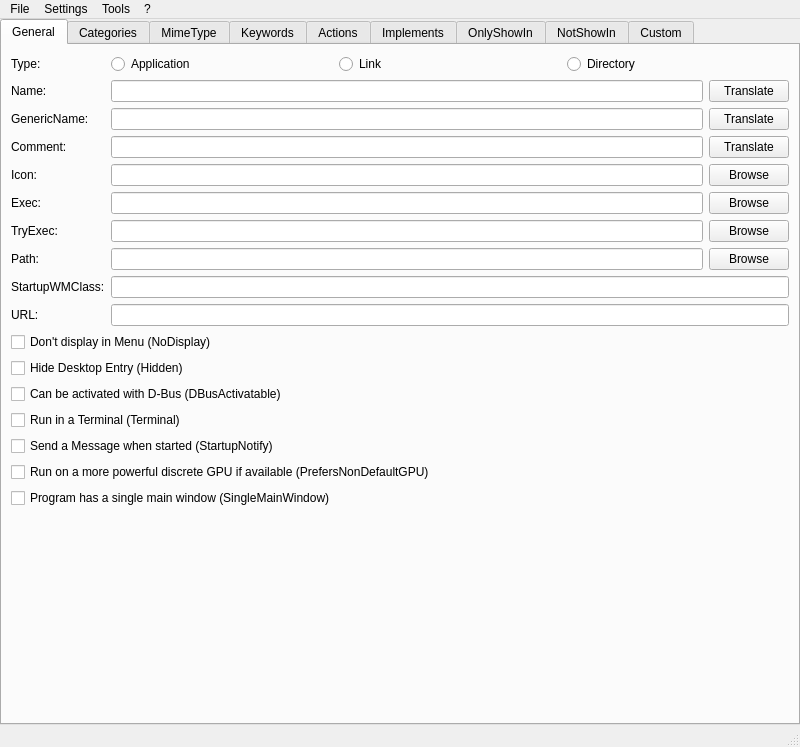
<?xml version="1.0" encoding="UTF-8"?>
<ui version="4.0">
 <class>MainWindow</class>
 <widget class="QMainWindow" name="MainWindow">
  <property name="geometry">
   <rect>
    <x>0</x>
    <y>0</y>
    <width>800</width>
    <height>747</height>
   </rect>
  </property>
  <property name="windowTitle">
   <string notr="true">MainWindow</string>
  </property>
  <widget class="QWidget" name="centralwidget">
   <layout class="QVBoxLayout" name="verticalLayout">
    <property name="spacing">
     <number>0</number>
    </property>
    <property name="leftMargin">
     <number>0</number>
    </property>
    <property name="topMargin">
     <number>0</number>
    </property>
    <property name="rightMargin">
     <number>0</number>
    </property>
    <property name="bottomMargin">
     <number>0</number>
    </property>
    <item>
     <widget class="QTabWidget" name="main_tab_widget">
      <property name="currentIndex">
       <number>0</number>
      </property>
      <widget class="QWidget" name="general_tab">
       <attribute name="title">
        <string>General</string>
       </attribute>
       <layout class="QFormLayout" name="formLayout">
        <item row="0" column="0">
         <widget class="QLabel" name="label">
          <property name="text">
           <string>Type:</string>
          </property>
         </widget>
        </item>
        <item row="2" column="0">
         <widget class="QLabel" name="label_2">
          <property name="text">
           <string>Name:</string>
          </property>
         </widget>
        </item>
        <item row="4" column="0">
         <widget class="QLabel" name="label_3">
          <property name="text">
           <string>GenericName:</string>
          </property>
         </widget>
        </item>
        <item row="6" column="0">
         <widget class="QLabel" name="label_4">
          <property name="text">
           <string>Comment:</string>
          </property>
         </widget>
        </item>
        <item row="8" column="0">
         <widget class="QLabel" name="label_5">
          <property name="text">
           <string>Icon:</string>
          </property>
         </widget>
        </item>
        <item row="10" column="0">
         <widget class="QLabel" name="label_6">
          <property name="text">
           <string>Exec:</string>
          </property>
         </widget>
        </item>
        <item row="10" column="1">
         <layout class="QHBoxLayout" name="horizontalLayout_10">
          <item>
           <widget class="QLineEdit" name="exec_edit"/>
          </item>
          <item>
           <widget class="QPushButton" name="browse_exec_button">
            <property name="text">
             <string>Browse</string>
            </property>
           </widget>
          </item>
         </layout>
        </item>
        <item row="11" column="0">
         <widget class="QLabel" name="label_7">
          <property name="text">
           <string>TryExec:</string>
          </property>
         </widget>
        </item>
        <item row="11" column="1">
         <layout class="QHBoxLayout" name="horizontalLayout_11">
          <item>
           <widget class="QLineEdit" name="try_exec_edit"/>
          </item>
          <item>
           <widget class="QPushButton" name="browse_try_exec_button">
            <property name="text">
             <string>Browse</string>
            </property>
           </widget>
          </item>
         </layout>
        </item>
        <item row="12" column="0">
         <widget class="QLabel" name="label_8">
          <property name="text">
           <string>Path:</string>
          </property>
         </widget>
        </item>
        <item row="12" column="1">
         <layout class="QHBoxLayout" name="horizontalLayout_12">
          <item>
           <widget class="QLineEdit" name="path_edit"/>
          </item>
          <item>
           <widget class="QPushButton" name="browse_path_button">
            <property name="text">
             <string>Browse</string>
            </property>
           </widget>
          </item>
         </layout>
        </item>
        <item row="14" column="0">
         <widget class="QLabel" name="label_9">
          <property name="text">
           <string>StartupWMClass:</string>
          </property>
         </widget>
        </item>
        <item row="14" column="1">
         <widget class="QLineEdit" name="startup_wm_class_edit"/>
        </item>
        <item row="16" column="0">
         <widget class="QLabel" name="label_10">
          <property name="text">
           <string>URL:</string>
          </property>
         </widget>
        </item>
        <item row="19" column="0" colspan="2">
         <widget class="QCheckBox" name="no_display_checkbox">
          <property name="text">
           <string>Don't display in Menu (NoDisplay)</string>
          </property>
         </widget>
        </item>
        <item row="20" column="0" colspan="2">
         <widget class="QCheckBox" name="hidden_checkbox">
          <property name="text">
           <string>Hide Desktop Entry (Hidden)</string>
          </property>
         </widget>
        </item>
        <item row="21" column="0" colspan="2">
         <widget class="QCheckBox" name="dbus_activatable_checkbox">
          <property name="text">
           <string>Can be activated with D-Bus (DBusActivatable)</string>
          </property>
         </widget>
        </item>
        <item row="22" column="0" colspan="2">
         <widget class="QCheckBox" name="terminal_checkbox">
          <property name="text">
           <string>Run in a Terminal (Terminal)</string>
          </property>
         </widget>
        </item>
        <item row="23" column="0" colspan="2">
         <widget class="QCheckBox" name="startup_notify_checkbox">
          <property name="text">
           <string>Send a Message when started (StartupNotify)</string>
          </property>
         </widget>
        </item>
        <item row="24" column="0" colspan="2">
         <widget class="QCheckBox" name="prefers_non_default_gpu_checkbox">
          <property name="text">
           <string>Run on a more powerful discrete GPU if available (PrefersNonDefaultGPU)</string>
          </property>
         </widget>
        </item>
        <item row="25" column="0" colspan="2">
         <widget class="QCheckBox" name="single_main_window_checkbox">
          <property name="text">
           <string>Program has a single main window (SingleMainWindow)</string>
          </property>
         </widget>
        </item>
        <item row="16" column="1">
         <widget class="QLineEdit" name="url_edit"/>
        </item>
        <item row="8" column="1">
         <layout class="QHBoxLayout" name="horizontalLayout_9">
          <item>
           <widget class="QLineEdit" name="icon_edit"/>
          </item>
          <item>
           <widget class="QPushButton" name="browse_icon_button">
            <property name="text">
             <string>Browse</string>
            </property>
           </widget>
          </item>
         </layout>
        </item>
        <item row="6" column="1">
         <layout class="QHBoxLayout" name="horizontalLayout_4">
          <item>
           <widget class="QLineEdit" name="comment_edit"/>
          </item>
          <item>
           <widget class="QPushButton" name="translate_comment_button">
            <property name="text">
             <string>Translate</string>
            </property>
           </widget>
          </item>
         </layout>
        </item>
        <item row="4" column="1">
         <layout class="QHBoxLayout" name="horizontalLayout_3">
          <item>
           <widget class="QLineEdit" name="generic_name_edit"/>
          </item>
          <item>
           <widget class="QPushButton" name="translate_generic_name_button">
            <property name="text">
             <string>Translate</string>
            </property>
           </widget>
          </item>
         </layout>
        </item>
        <item row="2" column="1">
         <layout class="QHBoxLayout" name="horizontalLayout_2">
          <item>
           <widget class="QLineEdit" name="name_edit"/>
          </item>
          <item>
           <widget class="QPushButton" name="translate_name_button">
            <property name="text">
             <string>Translate</string>
            </property>
           </widget>
          </item>
         </layout>
        </item>
        <item row="0" column="1">
         <layout class="QHBoxLayout" name="horizontalLayout">
          <item>
           <widget class="QRadioButton" name="application_type_rad">
            <property name="text">
             <string>Application</string>
            </property>
           </widget>
          </item>
          <item>
           <widget class="QRadioButton" name="link_type_rad">
            <property name="text">
             <string>Link</string>
            </property>
           </widget>
          </item>
          <item>
           <widget class="QRadioButton" name="directory_type_rad">
            <property name="text">
             <string>Directory</string>
            </property>
           </widget>
          </item>
         </layout>
        </item>
       </layout>
      </widget>
      <widget class="QWidget" name="categories_tab">
       <attribute name="title">
        <string>Categories</string>
       </attribute>
       <layout class="QVBoxLayout" name="verticalLayout_2">
        <item>
         <widget class="QListWidget" name="categories_list">
          <property name="dragDropMode">
           <enum>QAbstractItemView::DragDropMode::InternalMove</enum>
          </property>
         </widget>
        </item>
        <item>
         <layout class="QHBoxLayout" name="horizontalLayout_5">
          <item>
           <widget class="QPushButton" name="add_categorie_button">
            <property name="text">
             <string>Add</string>
            </property>
            <property name="icon">
             <iconset theme="list-add"/>
            </property>
           </widget>
          </item>
          <item>
           <widget class="QPushButton" name="remove_categorie_button">
            <property name="text">
             <string>Remove</string>
            </property>
            <property name="icon">
             <iconset theme="list-remove"/>
            </property>
           </widget>
          </item>
         </layout>
        </item>
       </layout>
      </widget>
      <widget class="QWidget" name="mime_type_tab">
       <attribute name="title">
        <string>MimeType</string>
       </attribute>
       <layout class="QVBoxLayout" name="mime_type_layout">
        <property name="spacing">
         <number>0</number>
        </property>
        <property name="leftMargin">
         <number>0</number>
        </property>
        <property name="topMargin">
         <number>0</number>
        </property>
        <property name="rightMargin">
         <number>0</number>
        </property>
        <property name="bottomMargin">
         <number>0</number>
        </property>
       </layout>
      </widget>
      <widget class="QWidget" name="keywords_tab">
       <attribute name="title">
        <string>Keywords</string>
       </attribute>
       <layout class="QVBoxLayout" name="verticalLayout_5">
        <property name="spacing">
         <number>0</number>
        </property>
        <property name="leftMargin">
         <number>0</number>
        </property>
        <property name="topMargin">
         <number>0</number>
        </property>
        <property name="rightMargin">
         <number>0</number>
        </property>
        <property name="bottomMargin">
         <number>0</number>
        </property>
        <item>
         <widget class="QTabWidget" name="keywords_tab_widget">
          <property name="currentIndex">
           <number>1</number>
          </property>
          <property name="elideMode">
           <enum>Qt::TextElideMode::ElideNone</enum>
          </property>
          <widget class="QWidget" name="untranslated_keywords_tab">
           <attribute name="title">
            <string>Untranslated</string>
           </attribute>
           <layout class="QVBoxLayout" name="untranslated_keywords_layout">
            <property name="spacing">
             <number>0</number>
            </property>
            <property name="leftMargin">
             <number>0</number>
            </property>
            <property name="topMargin">
             <number>0</number>
            </property>
            <property name="rightMargin">
             <number>0</number>
            </property>
            <property name="bottomMargin">
             <number>0</number>
            </property>
           </layout>
          </widget>
          <widget class="QWidget" name="tab_3">
           <attribute name="title">
            <string>Translated</string>
           </attribute>
           <layout class="QVBoxLayout" name="verticalLayout_6">
            <item>
             <widget class="QLabel" name="label_11">
              <property name="text">
               <string>A List of Languages in which are the Keywords translated</string>
              </property>
              <property name="alignment">
               <set>Qt::AlignmentFlag::AlignCenter</set>
              </property>
             </widget>
            </item>
            <item>
             <widget class="QListWidget" name="keywords_language_list">
              <property name="dragDropMode">
               <enum>QAbstractItemView::DragDropMode::InternalMove</enum>
              </property>
             </widget>
            </item>
            <item>
             <layout class="QHBoxLayout" name="horizontalLayout_8">
              <item>
               <widget class="QPushButton" name="add_keywords_language_button">
                <property name="text">
                 <string>Add</string>
                </property>
                <property name="icon">
                 <iconset theme="list-add"/>
                </property>
               </widget>
              </item>
              <item>
               <widget class="QPushButton" name="edit_keywords_language_button">
                <property name="text">
                 <string>Edit</string>
                </property>
                <property name="icon">
                 <iconset theme="document-edit"/>
                </property>
               </widget>
              </item>
              <item>
               <widget class="QPushButton" name="remove_keywords_language_button">
                <property name="text">
                 <string>Remove</string>
                </property>
                <property name="icon">
                 <iconset theme="list-remove"/>
                </property>
               </widget>
              </item>
             </layout>
            </item>
           </layout>
          </widget>
         </widget>
        </item>
       </layout>
      </widget>
      <widget class="QWidget" name="actions_tab">
       <attribute name="title">
        <string>Actions</string>
       </attribute>
       <layout class="QVBoxLayout" name="verticalLayout_3">
        <item>
         <widget class="QListWidget" name="actions_list">
          <property name="dragDropMode">
           <enum>QAbstractItemView::DragDropMode::InternalMove</enum>
          </property>
         </widget>
        </item>
        <item>
         <layout class="QHBoxLayout" name="horizontalLayout_6">
          <item>
           <widget class="QPushButton" name="add_action_button">
            <property name="text">
             <string>Add</string>
            </property>
            <property name="icon">
             <iconset theme="list-add"/>
            </property>
           </widget>
          </item>
          <item>
           <widget class="QPushButton" name="edit_action_button">
            <property name="text">
             <string>Edit</string>
            </property>
            <property name="icon">
             <iconset theme="document-edit"/>
            </property>
           </widget>
          </item>
          <item>
           <widget class="QPushButton" name="delete_action_button">
            <property name="text">
             <string>Delete</string>
            </property>
            <property name="icon">
             <iconset theme="edit-delete"/>
            </property>
           </widget>
          </item>
         </layout>
        </item>
       </layout>
      </widget>
      <widget class="QWidget" name="implements_tab">
       <attribute name="title">
        <string>Implements</string>
       </attribute>
       <layout class="QVBoxLayout" name="implements_layout"/>
      </widget>
      <widget class="QWidget" name="only_show_in_tab">
       <attribute name="title">
        <string>OnlyShowIn</string>
       </attribute>
       <layout class="QVBoxLayout" name="only_show_in_layout"/>
      </widget>
      <widget class="QWidget" name="not_show_in_tab">
       <attribute name="title">
        <string>NotShowIn</string>
       </attribute>
       <layout class="QVBoxLayout" name="not_show_in_layout"/>
      </widget>
      <widget class="QWidget" name="custom_tab">
       <attribute name="title">
        <string>Custom</string>
       </attribute>
       <layout class="QVBoxLayout" name="verticalLayout_4">
        <item>
         <widget class="QLabel" name="label_12">
          <property name="text">
           <string>All Custom Keys of your Desktop Entry. Make sure the Keys starts with X-.</string>
          </property>
          <property name="alignment">
           <set>Qt::AlignmentFlag::AlignCenter</set>
          </property>
          <property name="wordWrap">
           <bool>true</bool>
          </property>
         </widget>
        </item>
        <item>
         <widget class="QTableWidget" name="custom_table">
          <column>
           <property name="text">
            <string>Key</string>
           </property>
          </column>
          <column>
           <property name="text">
            <string>Value</string>
           </property>
          </column>
          <column>
           <property name="text">
            <string>Remove</string>
           </property>
          </column>
         </widget>
        </item>
        <item>
         <layout class="QHBoxLayout" name="horizontalLayout_7">
          <item>
           <widget class="QPushButton" name="add_custom_button">
            <property name="text">
             <string>Add</string>
            </property>
           </widget>
          </item>
          <item>
           <widget class="QPushButton" name="check_custom_button">
            <property name="text">
             <string>Check</string>
            </property>
           </widget>
          </item>
         </layout>
        </item>
       </layout>
      </widget>
     </widget>
    </item>
   </layout>
  </widget>
  <widget class="QMenuBar" name="menubar">
   <property name="geometry">
    <rect>
     <x>0</x>
     <y>0</y>
     <width>800</width>
     <height>30</height>
    </rect>
   </property>
   <widget class="QMenu" name="menuFile">
    <property name="title">
     <string>File</string>
    </property>
    <widget class="QMenu" name="recent_files_menu">
     <property name="title">
      <string>Open recent</string>
     </property>
     <property name="icon">
      <iconset theme="document-open-recent"/>
     </property>
     <addaction name="actionPlaceholder"/>
    </widget>
    <widget class="QMenu" name="new_template_file_menu">
     <property name="title">
      <string>New (from Template)</string>
     </property>
     <addaction name="actionPlaceholder_2"/>
    </widget>
    <addaction name="new_action"/>
    <addaction name="new_template_file_menu"/>
    <addaction name="separator"/>
    <addaction name="open_action"/>
    <addaction name="recent_files_menu"/>
    <addaction name="open_url_action"/>
    <addaction name="separator"/>
    <addaction name="save_action"/>
    <addaction name="save_as_action"/>
    <addaction name="separator"/>
    <addaction name="exit_action"/>
   </widget>
   <widget class="QMenu" name="menuTools">
    <property name="title">
     <string>Tools</string>
    </property>
    <addaction name="validate_action"/>
    <addaction name="preview_action"/>
   </widget>
   <widget class="QMenu" name="menuSettings">
    <property name="title">
     <string>Settings</string>
    </property>
    <addaction name="settings_action"/>
    <addaction name="manage_templates_action"/>
   </widget>
   <widget class="QMenu" name="menu">
    <property name="title">
     <string notr="true">?</string>
    </property>
    <addaction name="welcome_dialog_action"/>
    <addaction name="specification_action"/>
    <addaction name="separator"/>
    <addaction name="view_source_action"/>
    <addaction name="report_bug_action"/>
    <addaction name="translate_action"/>
    <addaction name="donate_action"/>
    <addaction name="separator"/>
    <addaction name="about_action"/>
    <addaction name="about_qt_action"/>
   </widget>
   <addaction name="menuFile"/>
   <addaction name="menuSettings"/>
   <addaction name="menuTools"/>
   <addaction name="menu"/>
  </widget>
  <widget class="QStatusBar" name="statusbar"/>
  <action name="new_action">
   <property name="icon">
    <iconset theme="document-new"/>
   </property>
   <property name="text">
    <string>New</string>
   </property>
  </action>
  <action name="open_action">
   <property name="icon">
    <iconset theme="document-open"/>
   </property>
   <property name="text">
    <string>Open</string>
   </property>
  </action>
  <action name="save_action">
   <property name="icon">
    <iconset theme="document-save"/>
   </property>
   <property name="text">
    <string>Save</string>
   </property>
  </action>
  <action name="save_as_action">
   <property name="icon">
    <iconset theme="document-save-as"/>
   </property>
   <property name="text">
    <string>Save as...</string>
   </property>
  </action>
  <action name="exit_action">
   <property name="icon">
    <iconset theme="application-exit"/>
   </property>
   <property name="text">
    <string>Exit</string>
   </property>
  </action>
  <action name="actionPlaceholder">
   <property name="text">
    <string notr="true">Placeholder</string>
   </property>
  </action>
  <action name="validate_action">
   <property name="text">
    <string>Validate</string>
   </property>
  </action>
  <action name="preview_action">
   <property name="text">
    <string>Preview</string>
   </property>
  </action>
  <action name="specification_action">
   <property name="text">
    <string>Desktop Entry Specification</string>
   </property>
  </action>
  <action name="about_action">
   <property name="icon">
    <iconset theme="help-about"/>
   </property>
   <property name="text">
    <string>About</string>
   </property>
  </action>
  <action name="about_qt_action">
   <property name="text">
    <string>About Qt</string>
   </property>
  </action>
  <action name="settings_action">
   <property name="icon">
    <iconset theme="settings-configure"/>
   </property>
   <property name="text">
    <string>Settings</string>
   </property>
  </action>
  <action name="manage_templates_action">
   <property name="text">
    <string>Manage templates</string>
   </property>
  </action>
  <action name="actionPlaceholder_2">
   <property name="text">
    <string notr="true">Placeholder</string>
   </property>
  </action>
  <action name="open_url_action">
   <property name="text">
    <string>Open from URL</string>
   </property>
  </action>
  <action name="welcome_dialog_action">
   <property name="text">
    <string>Show Welcome Dialog</string>
   </property>
  </action>
  <action name="view_source_action">
   <property name="text">
    <string>View Source</string>
   </property>
  </action>
  <action name="report_bug_action">
   <property name="text">
    <string>Report Bug</string>
   </property>
  </action>
  <action name="translate_action">
   <property name="text">
    <string>Translate</string>
   </property>
  </action>
  <action name="donate_action">
   <property name="text">
    <string>Donate</string>
   </property>
  </action>
 </widget>
 <resources/>
 <connections/>
</ui>
